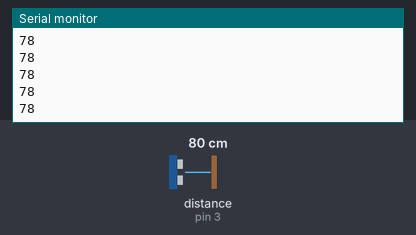
The sketch below on a simulated Arduino Uno, built with avr-gcc and run on an emulated ATmega328P. On the bench: the last lines printed to the serial monitor. Wiring (inferred from the names in the program): ultrasonic range finder: trigger pin 2; echo pin 3. The inputs (shaded band) are chosen by the test bench; at power-on: distance to the obstacle (sensor on pin 3) 80 cm. The echo pulse lasts 58.3 µs per cm.

Above: at 1.2 s.
1.3 s: distance to the obstacle (sensor on pin 3) set to 12 cm
At 1.33 s:
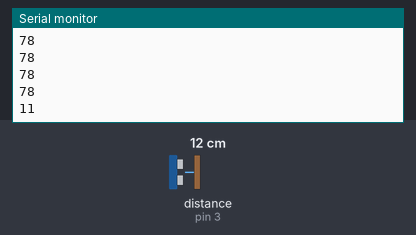
2.8 s: distance to the obstacle (sensor on pin 3) set to 9 cm
At 2.87 s:
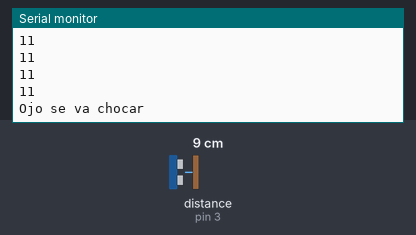

The sketch:

ultrasonido.ino
```cpp
#define Trigger 2 //pin digital para el Trigger
#define Echo 3  //pin digital para el Echo
long distancia;

void setup() {
  // put your setup code here, to run once:
  Serial.begin(9600); //inicializamos la comunicación
  pinMode(Trigger, OUTPUT);//pin como salida
  pinMode(Echo, INPUT);//pin como entrada
  digitalWrite(Trigger, LOW); //inicializamos el pin con 0
}
void loop() {


  if(sensorUltraSonido()<10){
    Serial.println("Ojo se va chocar");
  }else{
    Serial.println(sensorUltraSonido());
  }


  delay(100);
}


long sensorUltraSonido() {
  // put your main code here, to run repeatedly:
  long t;//tiempo que demora en llegar el eco
  long d;//distancia en cm
  digitalWrite(Trigger, HIGH);
  delayMicroseconds(10);//enviamos un pulso de 10us
  digitalWrite(Trigger, LOW);
  t = pulseIn(Echo, HIGH); //obtenemos el ancho del pulso
  d = t / 59; //escalamos el tiempo a una distancia en cm
  //Serial.print("Distancia: ");
  //Serial.print(d);//enviamos serialmente el valor de la distancia
  //Serial.print("cm");
  //Serial.println();
  //delay(1000);//hacemos una pausa
  return d;
}
```

Measured:
- the behaviour switches between 11 and 10 cm on distance to the obstacle (sensor on pin 3) (found by bisection; images 1 and 2)
- after the input at 1.3 s, the serial monitor: prints a new line at once (image 1)
- after the input at 2.8 s, the serial monitor: prints a new line after 0.07 s (image 2)
